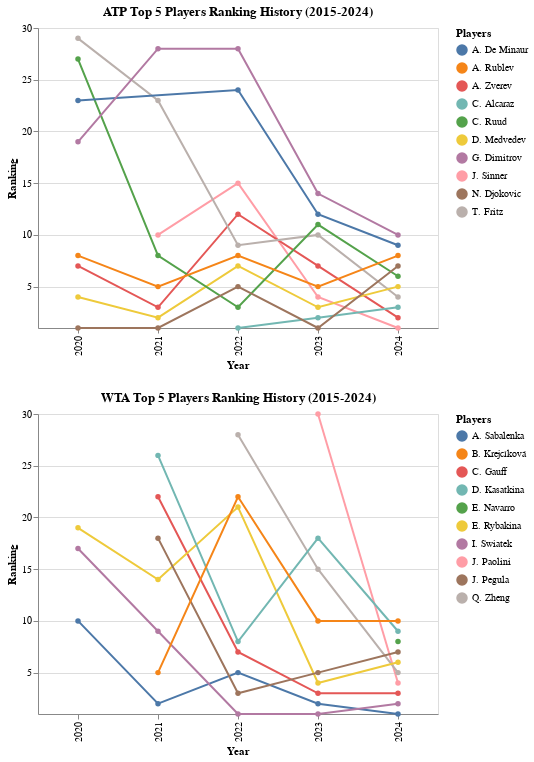

The notebook cell saved with this chart:
### Code cell
# Filter data for these players across all years
atp_history = df[
    (df['Org'] == 'atp') & 
    (df['Player'].isin(current_atp)) & 
    (df['Season'] >= 2020)
]

wta_history = df[
    (df['Org'] == 'wta') & 
    (df['Player'].isin(current_wta)) & 
    (df['Season'] >= 2020)
]

# Combine the data
plot_data = pd.concat([atp_history, wta_history])

# Create the base chart
base = alt.Chart(plot_data).encode(
    x=alt.X('Season:O', title='Year'),
    y=alt.Y('Rank:Q', 
            scale=alt.Scale(domain=[30, 1], reverse=True),
            title='Ranking'),
    color=alt.Color('Player:N', 
                   legend=alt.Legend(title='Players')),
    tooltip=['Player', 'Rank', 'Points', 'Season', 'Org']
)

# Create separate charts for ATP and WTA
atp_chart = base.transform_filter(
    alt.datum.Org == 'atp'
).mark_line(point=True).properties(
    width=400,
    height=300,
    title='ATP Top 5 Players Ranking History (2015-2024)'
)

wta_chart = base.transform_filter(
    alt.datum.Org == 'wta'
).mark_line(point=True).properties(
    width=400,
    height=300,
    title='WTA Top 5 Players Ranking History (2015-2024)'
)

# Combine the charts vertically
final_chart = alt.vconcat(atp_chart, wta_chart).resolve_scale(
    color=alt.ResolveMode('independent')
)

final_chart

### Figure 1 — Vega-Lite specification as saved in the notebook (floating-point values rounded to 4 significant figures)
{"config": {"view": {"continuousWidth": 300, "continuousHeight": 300}}, "vconcat": [{"mark": {"type": "line", "point": true}, "encoding": {"color": {"field": "Player", "legend": {"title": "Players"}, "type": "nominal"}, "tooltip": [{"field": "Player", "type": "nominal"}, {"field": "Rank", "type": "quantitative"}, {"field": "Points", "type": "quantitative"}, {"field": "Season", "type": "quantitative"}, {"field": "Org", "type": "nominal"}], "x": {"field": "Season", "title": "Year", "type": "ordinal"}, "y": {"field": "Rank", "scale": {"domain": [30, 1], "reverse": true}, "title": "Ranking", "type": "quantitative"}}, "height": 300, "title": "ATP Top 5 Players Ranking History (2015-2024)", "transform": [{"filter": "(datum.Org === 'atp')"}], "width": 400}, {"mark": {"type": "line", "point": true}, "encoding": {"color": {"field": "Player", "legend": {"title": "Players"}, "type": "nominal"}, "tooltip": [{"field": "Player", "type": "nominal"}, {"field": "Rank", "type": "quantitative"}, {"field": "Points", "type": "quantitative"}, {"field": "Season", "type": "quantitative"}, {"field": "Org", "type": "nominal"}], "x": {"field": "Season", "title": "Year", "type": "ordinal"}, "y": {"field": "Rank", "scale": {"domain": [30, 1], "reverse": true}, "title": "Ranking", "type": "quantitative"}}, "height": 300, "title": "WTA Top 5 Players Ranking History (2015-2024)", "transform": [{"filter": "(datum.Org === 'wta')"}], "width": 400}], "data": {"name": "data-574d0dbf5408725ac765e3d7a0b30e07"}, "resolve": {"scale": {"color": "independent"}}, "$schema": "https://vega.github.io/schema/vega-lite/v5.20.1.json", "datasets": {"data-574d0dbf5408725ac765e3d7a0b30e07": [{"Rank": 1, "Player": "J. Sinner", "Points": 11830, "Org": "atp", "Season": 2024}, {"Rank": 2, "Player": "A. Zverev", "Points": 7915, "Org": "atp", "Season": 2024}, {"Rank": 3, "Player": "C. Alcaraz", "Points": 7010, "Org": "atp", "Season": 2024}, {"Rank": 4, "Player": "T. Fritz", "Points": 5100, "Org": "atp", "Season": 2024}, {"Rank": 5, "Player": "D. Medvedev", "Points": 5030, "Org": "atp", "Season": 2024}, {"Rank": 6, "Player": "C. Ruud", "Points": 4255, "Org": "atp", "Season": 2024}, {"Rank": 7, "Player": "N. Djokovic", "Points": 3910, "Org": "atp", "Season": 2024}, {"Rank": 8, "Player": "A. Rublev", "Points": 3760, "Org": "atp", "Season": 2024}, {"Rank": 9, "Player": "A. De Minaur", "Points": 3745, "Org": "atp", "Season": 2024}, {"Rank": 10, "Player": "G. Dimitrov", "Points": 3350, "Org": "atp", "Season": 2024}, {"Rank": 1, "Player": "N. Djokovic", "Points": 11245, "Org": "atp", "Season": 2023}, {"Rank": 2, "Player": "C. Alcaraz", "Points": 8855, "Org": "atp", "Season": 2023}, {"Rank": 3, "Player": "D. Medvedev", "Points": 7600, "Org": "atp", "Season": 2023}, {"Rank": 4, "Player": "J. Sinner", "Points": 6490, "Org": "atp", "Season": 2023}, {"Rank": 5, "Player": "A. Rublev", "Points": 4805, "Org": "atp", "Season": 2023}, {"Rank": 7, "Player": "A. Zverev", "Points": 3985, "Org": "atp", "Season": 2023}, {"Rank": 10, "Player": "T. Fritz", "Points": 3100, "Org": "atp", "Season": 2023}, {"Rank": 11, "Player": "C. Ruud", "Points": 2825, "Org": "atp", "Season": 2023}, {"Rank": 12, "Player": "A. De Minaur", "Points": 2740, "Org": "atp", "Season": 2023}, {"Rank": 14, "Player": "G. Dimitrov", "Points": 2570, "Org": "atp", "Season": 2023}, {"Rank": 1, "Player": "C. Alcaraz", "Points": 6820, "Org": "atp", "Season": 2022}, {"Rank": 3, "Player": "C. Ruud", "Points": 5820, "Org": "atp", "Season": 2022}, {"Rank": 5, "Player": "N. Djokovic", "Points": 4820, "Org": "atp", "Season": 2022}, {"Rank": 7, "Player": "D. Medvedev", "Points": 4065, "Org": "atp", "Season": 2022}, {"Rank": 8, "Player": "A. Rublev", "Points": 3930, "Org": "atp", "Season": 2022}, {"Rank": 9, "Player": "T. Fritz", "Points": 3355, "Org": "atp", "Season": 2022}, {"Rank": 12, "Player": "A. Zverev", "Points": 2700, "Org": "atp", "Season": 2022}, {"Rank": 15, "Player": "J. Sinner", "Points": 2410, "Org": "atp", "Season": 2022}, {"Rank": 24, "Player": "A. De Minaur", "Points": 1790, "Org": "atp", "Season": 2022}, {"Rank": 28, "Player": "G. Dimitrov", "Points": 1460, "Org": "atp", "Season": 2022}, {"Rank": 1, "Player": "N. Djokovic", "Points": 11540, "Org": "atp", "Season": 2021}, {"Rank": 2, "Player": "D. Medvedev", "Points": 8640, "Org": "atp", "Season": 2021}, {"Rank": 3, "Player": "A. Zverev", "Points": 7840, "Org": "atp", "Season": 2021}, {"Rank": 5, "Player": "A. Rublev", "Points": 5150, "Org": "atp", "Season": 2021}, {"Rank": 8, "Player": "C. Ruud", "Points": 4160, "Org": "atp", "Season": 2021}, {"Rank": 10, "Player": "J. Sinner", "Points": 3350, "Org": "atp", "Season": 2021}, {"Rank": 23, "Player": "T. Fritz", "Points": 2050, "Org": "atp", "Season": 2021}, {"Rank": 28, "Player": "G. Dimitrov", "Points": 1801, "Org": "atp", "Season": 2021}, {"Rank": 1, "Player": "N. Djokovic", "Points": 12030, "Org": "atp", "Season": 2020}, {"Rank": 4, "Player": "D. Medvedev", "Points": 8470, "Org": "atp", "Season": 2020}, {"Rank": 7, "Player": "A. Zverev", "Points": 5525, "Org": "atp", "Season": 2020}, {"Rank": 8, "Player": "A. Rublev", "Points": 4119, "Org": "atp", "Season": 2020}, {"Rank": 19, "Player": "G. Dimitrov", "Points": 2260, "Org": "atp", "Season": 2020}, {"Rank": 23, "Player": "A. De Minaur", "Points": 1860, "Org": "atp", "Season": 2020}, {"Rank": 27, "Player": "C. Ruud", "Points": 1739, "Org": "atp", "Season": 2020}, {"Rank": 29, "Player": "T. Fritz", "Points": 1670, "Org": "atp", "Season": 2020}, {"Rank": 1, "Player": "A. Sabalenka", "Points": 9416, "Org": "wta", "Season": 2024}, {"Rank": 2, "Player": "I. Swiatek", "Points": 8295, "Org": "wta", "Season": 2024}, {"Rank": 3, "Player": "C. Gauff", "Points": 6530, "Org": "wta", "Season": 2024}, {"Rank": 4, "Player": "J. Paolini", "Points": 5344, "Org": "wta", "Season": 2024}, {"Rank": 5, "Player": "Q. Zheng", "Points": 5340, "Org": "wta", "Season": 2024}, {"Rank": 6, "Player": "E. Rybakina", "Points": 5171, "Org": "wta", "Season": 2024}, {"Rank": 7, "Player": "J. Pegula", "Points": 4705, "Org": "wta", "Season": 2024}, {"Rank": 8, "Player": "E. Navarro", "Points": 3589, "Org": "wta", "Season": 2024}, {"Rank": 9, "Player": "D. Kasatkina", "Points": 3368, "Org": "wta", "Season": 2024}, {"Rank": 10, "Player": "B. Krejcíková", "Points": 3214, "Org": "wta", "Season": 2024}, {"Rank": 1, "Player": "I. Swiatek", "Points": 9295, "Org": "wta", "Season": 2023}, {"Rank": 2, "Player": "A. Sabalenka", "Points": 9050, "Org": "wta", "Season": 2023}, {"Rank": 3, "Player": "C. Gauff", "Points": 6580, "Org": "wta", "Season": 2023}, {"Rank": 4, "Player": "E. Rybakina", "Points": 6365, "Org": "wta", "Season": 2023}, {"Rank": 5, "Player": "J. Pegula", "Points": 5975, "Org": "wta", "Season": 2023}, {"Rank": 10, "Player": "B. Krejcíková", "Points": 2880, "Org": "wta", "Season": 2023}, {"Rank": 15, "Player": "Q. Zheng", "Points": 2660, "Org": "wta", "Season": 2023}, {"Rank": 18, "Player": "D. Kasatkina", "Points": 2550, "Org": "wta", "Season": 2023}, {"Rank": 30, "Player": "J. Paolini", "Points": 1435, "Org": "wta", "Season": 2023}, {"Rank": 1, "Player": "I. Swiatek", "Points": 11085, "Org": "wta", "Season": 2022}, {"Rank": 3, "Player": "J. Pegula", "Points": 4691, "Org": "wta", "Season": 2022}, {"Rank": 5, "Player": "A. Sabalenka", "Points": 3925, "Org": "wta", "Season": 2022}, {"Rank": 7, "Player": "C. Gauff", "Points": 3646, "Org": "wta", "Season": 2022}, {"Rank": 8, "Player": "D. Kasatkina", "Points": 3435, "Org": "wta", "Season": 2022}, {"Rank": 21, "Player": "E. Rybakina", "Points": 1860, "Org": "wta", "Season": 2022}, {"Rank": 22, "Player": "B. Krejcíková", "Points": 1850, "Org": "wta", "Season": 2022}, {"Rank": 28, "Player": "Q. Zheng", "Points": 1528, "Org": "wta", "Season": 2022}, {"Rank": 2, "Player": "A. Sabalenka", "Points": 6380, "Org": "wta", "Season": 2021}, {"Rank": 5, "Player": "B. Krejcíková", "Points": 5008, "Org": "wta", "Season": 2021}, {"Rank": 9, "Player": "I. Swiatek", "Points": 3786, "Org": "wta", "Season": 2021}, {"Rank": 14, "Player": "E. Rybakina", "Points": 2855, "Org": "wta", "Season": 2021}, {"Rank": 18, "Player": "J. Pegula", "Points": 2650, "Org": "wta", "Season": 2021}, {"Rank": 22, "Player": "C. Gauff", "Points": 2550, "Org": "wta", "Season": 2021}, {"Rank": 26, "Player": "D. Kasatkina", "Points": 2180, "Org": "wta", "Season": 2021}, {"Rank": 10, "Player": "A. Sabalenka", "Points": 4220, "Org": "wta", "Season": 2020}, {"Rank": 17, "Player": "I. Swiatek", "Points": 2960, "Org": "wta", "Season": 2020}, {"Rank": 19, "Player": "E. Rybakina", "Points": 2696, "Org": "wta", "Season": 2020}]}}
